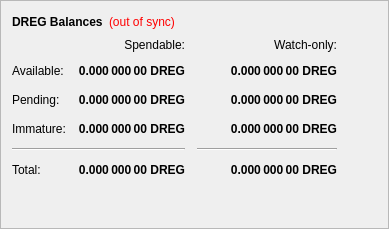
        <widget class="QFrame" name="frame">
         <property name="frameShape">
          <enum>QFrame::StyledPanel</enum>
         </property>
         <property name="frameShadow">
          <enum>QFrame::Raised</enum>
         </property>
         <layout class="QVBoxLayout" name="verticalLayout_4">
          <item>
           <layout class="QHBoxLayout" name="horizontalLayout_4">
            <item>
             <widget class="QLabel" name="label_5">
              <property name="font">
               <font>
                <weight>75</weight>
                <bold>true</bold>
               </font>
              </property>
              <property name="text">
               <string>DREG Balances</string>
              </property>
             </widget>
            </item>
            <item>
             <widget class="QLabel" name="labelWalletStatus">
              <property name="cursor">
               <cursorShape>WhatsThisCursor</cursorShape>
              </property>
              <property name="toolTip">
               <string>The displayed information may be out of date. Your wallet automatically synchronizes with the Dregulate network after a connection is established, but this process has not completed yet.</string>
              </property>
              <property name="styleSheet">
               <string notr="true">QLabel { color: red; }</string>
              </property>
              <property name="text">
               <string notr="true">(out of sync)</string>
              </property>
              <property name="alignment">
               <set>Qt::AlignLeading|Qt::AlignLeft|Qt::AlignVCenter</set>
              </property>
             </widget>
            </item>
            <item>
             <spacer name="horizontalSpacer_3">
              <property name="orientation">
               <enum>Qt::Horizontal</enum>
              </property>
              <property name="sizeHint" stdset="0">
               <size>
                <width>40</width>
                <height>20</height>
               </size>
              </property>
             </spacer>
            </item>
           </layout>
          </item>
          <item>
           <layout class="QGridLayout" name="gridLayout">
            <property name="spacing">
             <number>12</number>
            </property>
            <item row="2" column="2">
             <widget class="QLabel" name="labelWatchPending">
              <property name="font">
               <font>
                <weight>75</weight>
                <bold>true</bold>
               </font>
              </property>
              <property name="cursor">
               <cursorShape>IBeamCursor</cursorShape>
              </property>
              <property name="toolTip">
               <string>Unconfirmed transactions to watch-only addresses</string>
              </property>
              <property name="text">
               <string notr="true">0.000 000 00 DREG</string>
              </property>
              <property name="alignment">
               <set>Qt::AlignRight|Qt::AlignTrailing|Qt::AlignVCenter</set>
              </property>
              <property name="textInteractionFlags">
               <set>Qt::LinksAccessibleByMouse|Qt::TextSelectableByKeyboard|Qt::TextSelectableByMouse</set>
              </property>
             </widget>
            </item>
            <item row="2" column="1">
             <widget class="QLabel" name="labelUnconfirmed">
              <property name="font">
               <font>
                <weight>75</weight>
                <bold>true</bold>
               </font>
              </property>
              <property name="cursor">
               <cursorShape>IBeamCursor</cursorShape>
              </property>
              <property name="toolTip">
               <string>Total of transactions that have yet to be confirmed, and do not yet count toward the spendable balance</string>
              </property>
              <property name="text">
               <string notr="true">0.000 000 00 DREG</string>
              </property>
              <property name="alignment">
               <set>Qt::AlignRight|Qt::AlignTrailing|Qt::AlignVCenter</set>
              </property>
              <property name="textInteractionFlags">
               <set>Qt::LinksAccessibleByMouse|Qt::TextSelectableByKeyboard|Qt::TextSelectableByMouse</set>
              </property>
             </widget>
            </item>
            <item row="3" column="2">
             <widget class="QLabel" name="labelWatchImmature">
              <property name="font">
               <font>
                <weight>75</weight>
                <bold>true</bold>
               </font>
              </property>
              <property name="cursor">
               <cursorShape>IBeamCursor</cursorShape>
              </property>
              <property name="toolTip">
               <string>Staked or masternode rewards in watch-only addresses that has not yet matured</string>
              </property>
              <property name="text">
               <string notr="true">0.000 000 00 DREG</string>
              </property>
              <property name="alignment">
               <set>Qt::AlignRight|Qt::AlignTrailing|Qt::AlignVCenter</set>
              </property>
              <property name="textInteractionFlags">
               <set>Qt::LinksAccessibleByMouse|Qt::TextSelectableByKeyboard|Qt::TextSelectableByMouse</set>
              </property>
             </widget>
            </item>
            <item row="4" column="0" colspan="2">
             <widget class="Line" name="lineSpendableBalance">
              <property name="orientation">
               <enum>Qt::Horizontal</enum>
              </property>
             </widget>
            </item>
            <item row="4" column="2">
             <widget class="Line" name="lineWatchBalance">
              <property name="sizePolicy">
               <sizepolicy hsizetype="Preferred" vsizetype="Fixed">
                <horstretch>0</horstretch>
                <verstretch>0</verstretch>
               </sizepolicy>
              </property>
              <property name="minimumSize">
               <size>
                <width>140</width>
                <height>0</height>
               </size>
              </property>
              <property name="orientation">
               <enum>Qt::Horizontal</enum>
              </property>
             </widget>
            </item>
            <item row="5" column="0">
             <widget class="QLabel" name="labelTotalText">
              <property name="text">
               <string>Total:</string>
              </property>
             </widget>
            </item>
            <item row="3" column="1">
             <widget class="QLabel" name="labelImmature">
              <property name="font">
               <font>
                <weight>75</weight>
                <bold>true</bold>
               </font>
              </property>
              <property name="cursor">
               <cursorShape>IBeamCursor</cursorShape>
              </property>
              <property name="toolTip">
               <string>Staked or masternode rewards that has not yet matured</string>
              </property>
              <property name="text">
               <string notr="true">0.000 000 00 DREG</string>
              </property>
              <property name="alignment">
               <set>Qt::AlignRight|Qt::AlignTrailing|Qt::AlignVCenter</set>
              </property>
              <property name="textInteractionFlags">
               <set>Qt::LinksAccessibleByMouse|Qt::TextSelectableByKeyboard|Qt::TextSelectableByMouse</set>
              </property>
             </widget>
            </item>
            <item row="2" column="3">
             <spacer name="horizontalSpacer_2">
              <property name="orientation">
               <enum>Qt::Horizontal</enum>
              </property>
              <property name="sizeHint" stdset="0">
               <size>
                <width>40</width>
                <height>20</height>
               </size>
              </property>
             </spacer>
            </item>
            <item row="3" column="0">
             <widget class="QLabel" name="labelImmatureText">
              <property name="text">
               <string>Immature:</string>
              </property>
             </widget>
            </item>
            <item row="5" column="1">
             <widget class="QLabel" name="labelTotal">
              <property name="font">
               <font>
                <weight>75</weight>
                <bold>true</bold>
               </font>
              </property>
              <property name="cursor">
               <cursorShape>IBeamCursor</cursorShape>
              </property>
              <property name="toolTip">
               <string>Your current total balance</string>
              </property>
              <property name="text">
               <string notr="true">0.000 000 00 DREG</string>
              </property>
              <property name="alignment">
               <set>Qt::AlignRight|Qt::AlignTrailing|Qt::AlignVCenter</set>
              </property>
              <property name="textInteractionFlags">
               <set>Qt::LinksAccessibleByMouse|Qt::TextSelectableByKeyboard|Qt::TextSelectableByMouse</set>
              </property>
             </widget>
            </item>
            <item row="5" column="2">
             <widget class="QLabel" name="labelWatchTotal">
              <property name="font">
               <font>
                <weight>75</weight>
                <bold>true</bold>
               </font>
              </property>
              <property name="cursor">
               <cursorShape>IBeamCursor</cursorShape>
              </property>
              <property name="toolTip">
               <string>Current total balance in watch-only addresses</string>
              </property>
              <property name="text">
               <string notr="true">0.000 000 00 DREG</string>
              </property>
              <property name="alignment">
               <set>Qt::AlignRight|Qt::AlignTrailing|Qt::AlignVCenter</set>
              </property>
              <property name="textInteractionFlags">
               <set>Qt::LinksAccessibleByMouse|Qt::TextSelectableByKeyboard|Qt::TextSelectableByMouse</set>
              </property>
             </widget>
            </item>
            <item row="0" column="2">
             <widget class="QLabel" name="labelWatchonly">
              <property name="text">
               <string>Watch-only:</string>
              </property>
              <property name="alignment">
               <set>Qt::AlignRight|Qt::AlignTrailing|Qt::AlignVCenter</set>
              </property>
             </widget>
            </item>
            <item row="1" column="0">
             <widget class="QLabel" name="labelBalanceText">
              <property name="text">
               <string>Available:</string>
              </property>
             </widget>
            </item>
            <item row="1" column="1">
             <widget class="QLabel" name="labelBalance">
              <property name="font">
               <font>
                <weight>75</weight>
                <bold>true</bold>
               </font>
              </property>
              <property name="cursor">
               <cursorShape>IBeamCursor</cursorShape>
              </property>
              <property name="toolTip">
               <string>Your current spendable balance</string>
              </property>
              <property name="text">
               <string notr="true">0.000 000 00 DREG</string>
              </property>
              <property name="alignment">
               <set>Qt::AlignRight|Qt::AlignTrailing|Qt::AlignVCenter</set>
              </property>
              <property name="textInteractionFlags">
               <set>Qt::LinksAccessibleByMouse|Qt::TextSelectableByKeyboard|Qt::TextSelectableByMouse</set>
              </property>
             </widget>
            </item>
            <item row="1" column="2">
             <widget class="QLabel" name="labelWatchAvailable">
              <property name="font">
               <font>
                <weight>75</weight>
                <bold>true</bold>
               </font>
              </property>
              <property name="cursor">
               <cursorShape>IBeamCursor</cursorShape>
              </property>
              <property name="toolTip">
               <string>Your current balance in watch-only addresses</string>
              </property>
              <property name="text">
               <string notr="true">0.000 000 00 DREG</string>
              </property>
              <property name="alignment">
               <set>Qt::AlignRight|Qt::AlignTrailing|Qt::AlignVCenter</set>
              </property>
              <property name="textInteractionFlags">
               <set>Qt::LinksAccessibleByMouse|Qt::TextSelectableByKeyboard|Qt::TextSelectableByMouse</set>
              </property>
             </widget>
            </item>
            <item row="2" column="0">
             <widget class="QLabel" name="labelPendingText">
              <property name="text">
               <string>Pending:</string>
              </property>
             </widget>
            </item>
            <item row="0" column="1">
             <widget class="QLabel" name="labelSpendable">
              <property name="text">
               <string>Spendable:</string>
              </property>
              <property name="alignment">
               <set>Qt::AlignRight|Qt::AlignTrailing|Qt::AlignVCenter</set>
              </property>
             </widget>
            </item>
           </layout>
          </item>
          <item>
           <spacer name="verticalSpacer_4">
            <property name="orientation">
             <enum>Qt::Vertical</enum>
            </property>
            <property name="sizeHint" stdset="0">
             <size>
              <width>20</width>
              <height>40</height>
             </size>
            </property>
           </spacer>
          </item>
         </layout>
        </widget>
